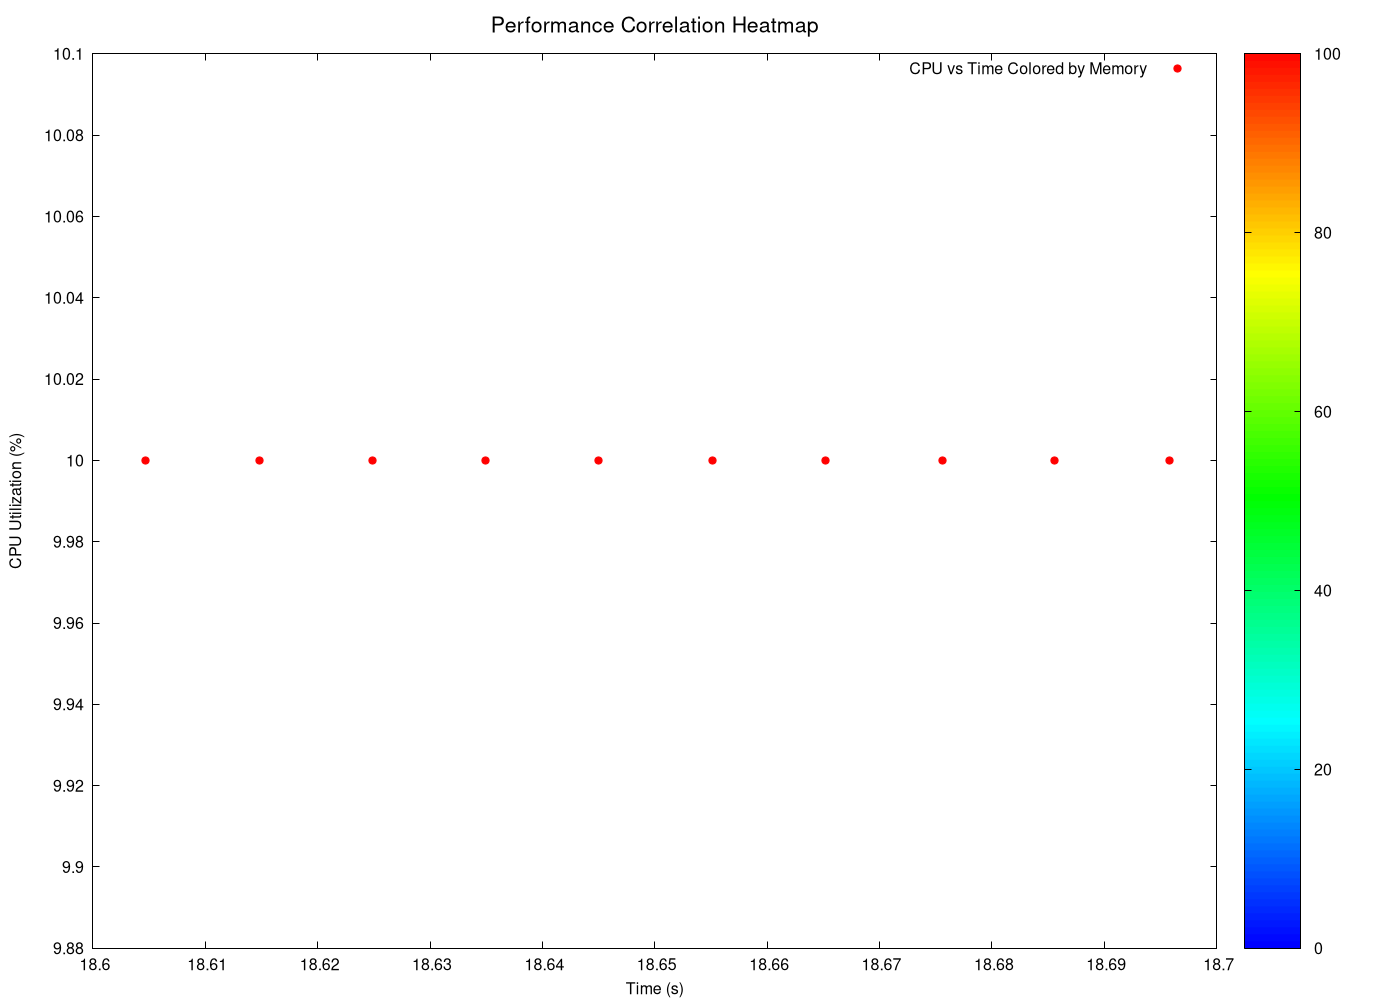

Write gnuplot code to recreate this figure.
# GNUplot script for 3D heatmaps
set terminal pngcairo enhanced font 'Helvetica,12' size 1400,1000
set output 'png/fibonacci_iterative_20260131_225833_3d_heatmap_heatmap.png'

set title 'Performance Correlation Heatmap' font 'Helvetica,16'
set xlabel 'Time (s)' font 'Helvetica,12'
set ylabel 'CPU Utilization (%)' font 'Helvetica,12'
set zlabel 'Memory Usage (MB)' font 'Helvetica,12'

# Configure pm3d for heatmap
set pm3d map
set palette defined (0 '#0000ff', 1 '#00ffff', 2 '#00ff00', 3 '#ffff00', 4 '#ff0000')
set cbrange [0:]
set view map

# 2D heatmap projection (since we have time-series data)
plot 'png/fibonacci_iterative_20260131_225833_3d_heatmap_heatmap.dat' using 1:2:3 with points palette pt 7 ps 1.2 title 'CPU vs Time Colored by Memory'
